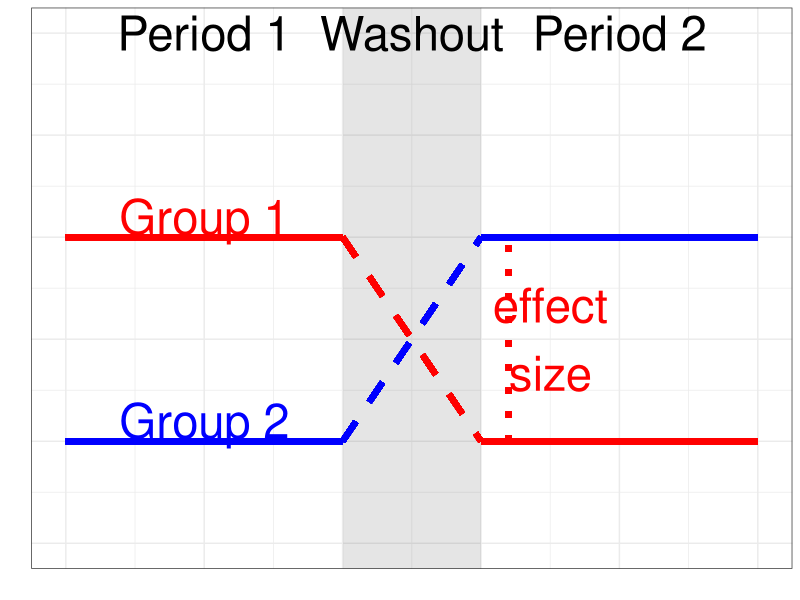
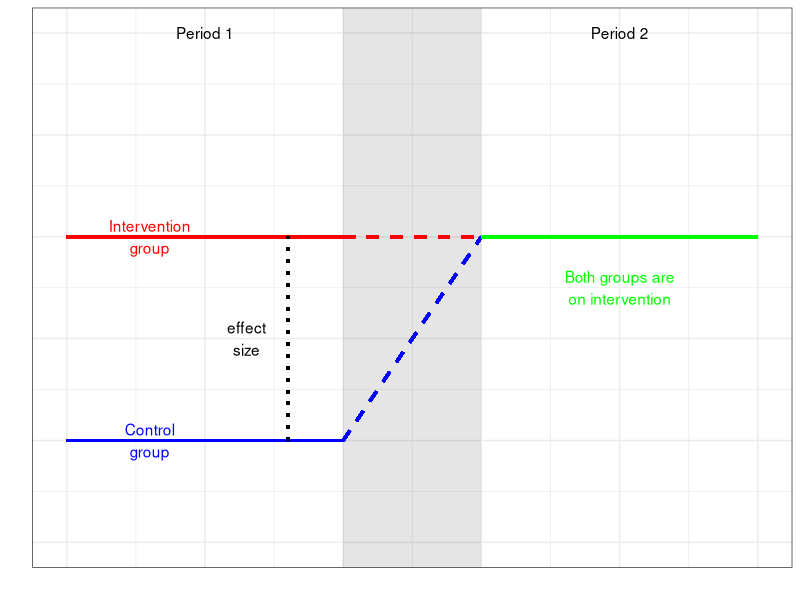

R code for these plots, in order:
## ---- chunk 1
list_of_packages<-c("tidyverse","kableExtra","knitr","ggpubr")
new.packages <- list_of_packages[!(list_of_packages %in% installed.packages()[,"Package"])]
if(length(new.packages))install.packages(new.packages,dependencies = TRUE)

library(tidyverse)
library(kableExtra)
library(knitr)
library(ggpubr)

## ---- chunk 2
options(kableExtra.html.bsTable = T)
#reference: "An introduction to randomized controlled clinical trials" by J.N.S. Matthews.

alloc.mat<-as.data.frame(matrix(c("A","B","B","A"),2,2))
colnames(alloc.mat)<-c("Period 1", "Period 2")
rownames(alloc.mat)<-c("Group 1", "Group 2")



knitr::kable(alloc.mat,escape = F, align = "c", booktabs = T) %>%
  kable_styling(c("striped", "bordered"), latex_options = "striped", full_width = F) %>%
  column_spec(1, bold = T) 
## ---- chunk 3
#simulate some data based on a known structure
set.seed(123)
dat <- data.frame(x = runif(100, 1, 3.5), x2 = rnorm(100,0,0.25))
dat$intervention <- as.integer(dat$x >= 2.5)
dat$rev_intervention <- as.factor(as.integer(dat$x < 2.5))
dat$y <- 3 + 0.0001 * dat$x + 0.02 * dat$x2 + 4 * (dat$x >= 2.5) + rnorm(100,0,0.5)

for(i in 1:100)
{
if(dat$x[i]>2&dat$x[i]<2.5){dat$intervention[i]=2}
}
dat$intervention<-as.factor(dat$intervention)
newdat1<-dat[dat$intervention==0,]
newdat2<-dat[dat$intervention==1,]
newdat3<-dat[dat$intervention==2,]

mod1 <- lm(y~x,newdat1)
mod2 <- lm(y~x,newdat2)
 #plots for lmer 
 
 ggplot(dat[!dat$intervention==2,], aes(x = x, y = y)) + 
   theme_bw()+ theme(legend.position = "top",strip.text=element_text(),axis.text=element_text(),axis.title=element_text(face="bold"))+ annotate("text",x=2.25,y=8,label="Washout",size=12)+xlab("")+ylab("") +
   annotate("text",x=1.5,y=8,label="Period 1",size=12) +
   annotate("text",x=3,y=8,label="Period 2",size=12)+
   annotate("rect",xmin=2,xmax=2.5,ymin=-Inf,ymax=Inf, alpha=0.1, fill="black")+
   geom_segment(aes(x=1,y=6,xend = 2, yend = 6),col="red",size=2) +
   geom_segment(aes(x=2.5,y=4,xend = 3.5, yend = 4),col="red",size=2)+
geom_segment(aes(x=2,y=6,xend = 2.5, yend = 4),col="red",linetype="dashed",size=2) +
   geom_segment(aes(x=2,y=4,xend = 2.5, yend = 6),col="blue",linetype="dashed",size=2)+
   geom_segment(aes(x=1,y=4,xend = 2, yend = 4),col="blue",size=2) +
   geom_segment(aes(x=2.5,y=6,xend = 3.5, yend = 6),col="blue",size=2)+ylim(3,8)+
   geom_segment(aes(x=2.6,y=4,xend = 2.6, yend = 6),col="red",size=2,linetype="dotted")+ylim(3,8)+
   annotate("text",x=2.75,y=5,label="effect\nsize",color="red",size=12) +
   annotate("text",x=1.5,y=6.2,label="Group 1",color="red",size=12) +
   annotate("text",x=1.5,y=4.2,label="Group 2",color="blue",size=12)+theme(axis.text = element_blank(),axis.ticks = element_blank())

#ggarrange(cross2,cross1,ncol=2,nrow=1)

## ---- chunk 4



  ggplot(dat[!dat$intervention==2,], aes(x = x, y = y)) + 
   theme_bw()+ theme(legend.position = "top",strip.text=element_text(size=12),axis.text=element_text(size=12),axis.title=element_text(size=12,face="bold"))+ xlab("")+ylab("") +
   annotate("text",x=1.5,y=8,label="Period 1") +
   annotate("text",x=3,y=8,label="Period 2")+
   annotate("rect",xmin=2,xmax=2.5,ymin=-Inf,ymax=Inf, alpha=0.1, fill="black")+
   geom_segment(aes(x=1,y=6,xend = 2, yend = 6),col="red",size=1) +
   geom_segment(aes(x=2,y=6,xend = 2.5, yend = 6),col="red",linetype="dashed",size=1) +
   geom_segment(aes(x=2,y=4,xend = 2.5, yend = 6),col="blue",linetype="dashed",size=1)+
   geom_segment(aes(x=1,y=4,xend = 2, yend = 4),col="blue",size=1) +
   geom_segment(aes(x=2.5,y=6,xend = 3.5, yend = 6),col="green",size=1)+ylim(3,8)+
   geom_segment(aes(x=1.8,y=4,xend = 1.8, yend = 6),col="black",size=1,linetype="dotted")+ylim(3,8)+
   annotate("text",x=1.65,y=5,label="effect\nsize",color="black") +
   annotate("text",x=1.3,y=6,label="Intervention\ngroup",color="red") +
   annotate("text",x=1.3,y=4,label="Control\ngroup",color="blue")+theme(axis.text = element_blank(),axis.ticks = element_blank())+annotate("text",x=3,y=5.5,label="Both groups are\non intervention",color="green")
